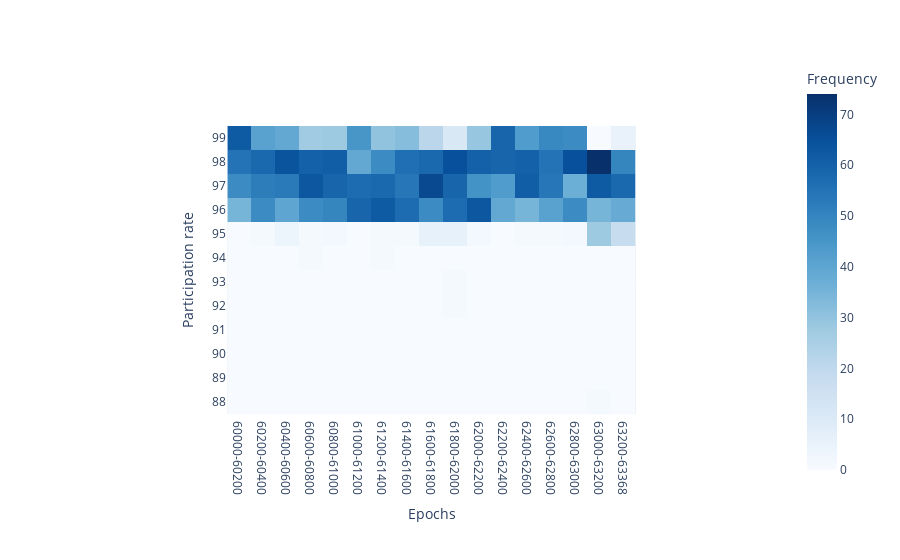

This figure's notebook cell:
### Code cell
bucket_size = 200
df["bucket"] = np.floor_divide(df["epoch"], bucket_size)
df["n_bxs"] = 1
bins = pd.IntervalIndex.from_tuples([(i,i+1) for i in range(int(min(df["global_participation_rate"])), 100)][::-1])
df["participation_bin"] = pd.cut(df["global_participation_rate"], bins)
df_bucket = df[["bucket", "participation_bin", "n_bxs"]].groupby(["bucket", "participation_bin"]).sum("n_bxs").reset_index()
epoch_names = df_bucket.bucket.apply(
    lambda bucket: f"{max(min(df['epoch']), bucket * bucket_size)}-{min(max(df['epoch']), (bucket + 1) * bucket_size)}"
)
df_bucket["epoch"] = epoch_names
df_bucket = df_bucket[["participation_bin", "n_bxs", "epoch"]].pivot(index="participation_bin", columns=["epoch"])

px.imshow(
    df_bucket.to_numpy(),
    labels=dict(x="Epochs", y="Participation rate", color="Frequency"),
    x = sorted(list(set(epoch_names))),
    y = [str(s) for s in np.flip(np.arange(int(min(df["global_participation_rate"])), 100))],
    color_continuous_scale='blues'
)

### Figure 1 — Plotly figure (JSON) as saved in the notebook; plotly's stock layout.template omitted (floating-point values rounded to 4 significant figures; data arrays with more than 128 entries replaced by an {"elided": "..."} marker saying what was removed)
{"data": [{"coloraxis": "coloraxis", "hovertemplate": "Epochs: %{x}<br>Participation rate: %{y}<br>Frequency: %{z}<extra></extra>", "name": "0", "type": "heatmap", "x": ["60000-60200", "60200-60400", "60400-60600", "60600-60800", "60800-61000", "61000-61200", "61200-61400", "61400-61600", "61600-61800", "61800-62000", "62000-62200", "62200-62400", "62400-62600", "62600-62800", "62800-63000", "63000-63200", "63200-63368"], "xaxis": "x", "y": ["99", "98", "97", "96", "95", "94", "93", "92", "91", "90", "89", "88"], "yaxis": "y", "z": {"elided": "12x17 int values"}}], "layout": {"autosize": true, "coloraxis": {"colorbar": {"title": {"text": "Frequency"}}, "colorscale": [[0, "rgb(247,251,255)"], [0.125, "rgb(222,235,247)"], [0.25, "rgb(198,219,239)"], [0.375, "rgb(158,202,225)"], [0.5, "rgb(107,174,214)"], [0.625, "rgb(66,146,198)"], [0.75, "rgb(33,113,181)"], [0.875, "rgb(8,81,156)"], [1, "rgb(8,48,107)"]]}, "margin": {"t": 60}, "xaxis": {"anchor": "y", "autorange": true, "constrain": "domain", "domain": [0.2096, 0.7904], "range": [-0.5, 16.5], "scaleanchor": "y", "title": {"text": "Epochs"}, "type": "category"}, "yaxis": {"anchor": "x", "autorange": true, "constrain": "domain", "domain": [0.005618, 0.9944], "range": [11.5, -0.5], "title": {"text": "Participation rate"}, "type": "category"}}}
